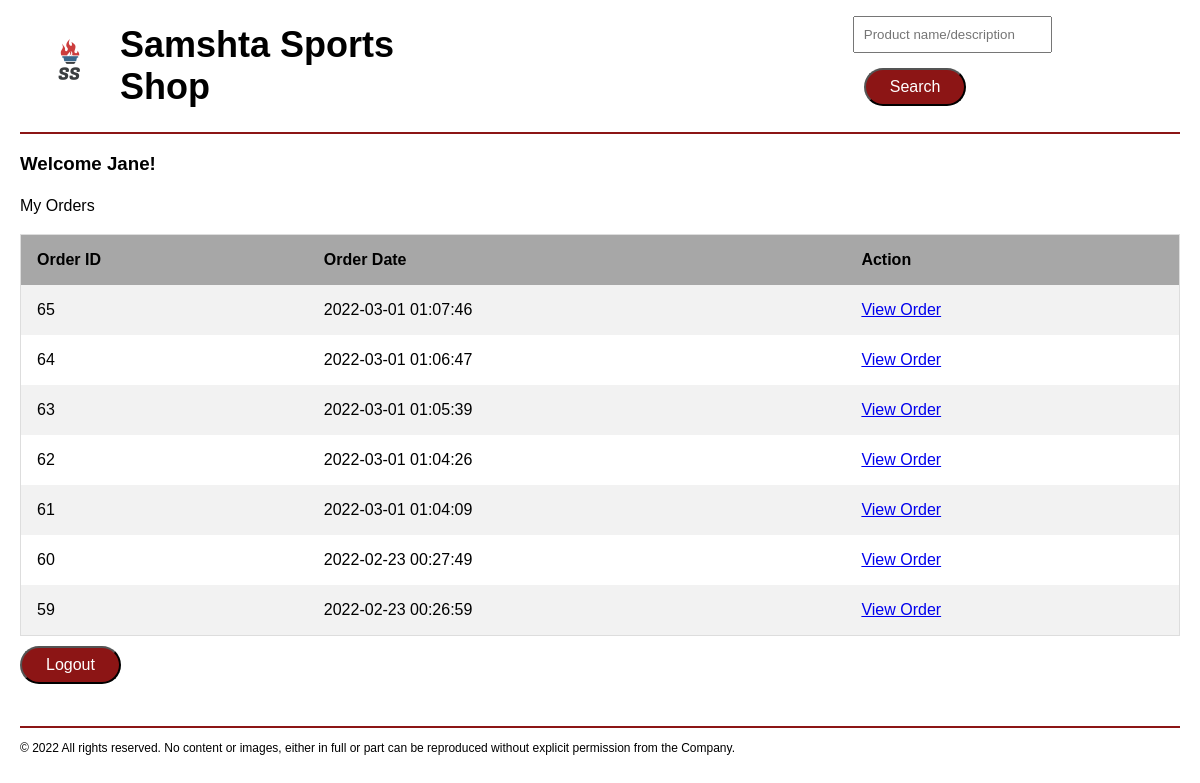
/customer.php (signed in), run on the app's committed database.
### tables this page shows
CREATE TABLE IF NOT EXISTS `Orders` (
  `ID` int(11) NOT NULL AUTO_INCREMENT,
  `CustomerID` int(11) NOT NULL,
  `OrderDate` datetime NOT NULL,
  `isDeleted` tinyint(1) NOT NULL,
  PRIMARY KEY (`ID`),
  KEY `CustomerID` (`CustomerID`)
);

### customer.php (the view, shortened to what this page needs)
<?php
require_once('database.php');
$customer = $_SESSION['user'];
$customerid = $customer['ID'];
$queryAllOrders = 'SELECT * FROM Orders where customerID = :customerid and isDeleted=0 order by OrderDate desc';
$statement = $db->prepare($queryAllOrders);
$statement->bindValue(':customerid', $customerid);
$statement->execute();
$orders = $statement->fetchAll();
?>
<?php include 'header.php'; ?>
    <main>
    <h3> Welcome <?php echo $_SESSION['user']['FirstName']?>!</h3>
        <p>My Orders</p>
        <table>
            <tr>
                <th>Order ID</th>
                <th>Order Date</th>
                <th>Action</th>
            </tr>
            <?php foreach ($orders as $order) : ?>
                <tr>
                    <td>
                        <?php echo $order['ID']; ?>
                    </td>
                    <td>
                        <?php echo $order['OrderDate']; ?>
                    </td>
                    <td>
                        <a href="customer_orders.php?id=<?php echo $order['ID']; ?>"> View Order
                        </a>
                    </td>
                </tr>
            <?php endforeach; ?>
        </table>
        <input type="button" class="loginButton" onclick="location.href='logout.php';" value="Logout"/>
    </main>
  <footer class="footer">
    <p class="footerp">© <?php echo date("Y"); ?> All rights reserved. No content or images, either in full or part can be reproduced
        without explicit permission from the Company.</p>
</footer>
</body>
</html>

### CSS/style.css (style rules this page uses)
h3 { font-family: sans-serif; }
p { font-size: 16px; line-height: 1.5rem; margin-right: 10px; }
body { max-width: 1160px; margin: 0 auto; font-family: sans-serif; }
.footer { margin-top: 2rem; border-top: .18rem solid #8c1515; font-size: 12px; }
.footerp { font-size: 12px; line-height: 1rem; }
table { margin-top: 1rem; border-collapse: collapse; border-spacing: 0; width: 100%; border: 1px solid #ddd; padding: 16px; }
th, td { text-align: left; padding: 16px; }
tr:nth-child(even) { background-color: #f2f2f2; }
th { background-color: #a7a7a7; font-size: 100%; }
.loginButton { font-size: 1rem; font-weight: normal; background-color: #8c1515; color: #fff; padding: 8px 24px; border-radius: 20px; margin-top: 10px; margin-right: 25px; margin-bottom: 10px; }

### data on the page
orders: ID "65", OrderDate "2022-03-01 01:07:46"
orders: ID "64", OrderDate "2022-03-01 01:06:47"
orders: ID "63", OrderDate "2022-03-01 01:05:39"
orders: ID "62", OrderDate "2022-03-01 01:04:26"
orders: ID "61", OrderDate "2022-03-01 01:04:09"
orders: ID "60", OrderDate "2022-02-23 00:27:49"
orders: ID "59", OrderDate "2022-02-23 00:26:59"

### other printed values
$_SESSION['user']['FirstName'] "Jane"
